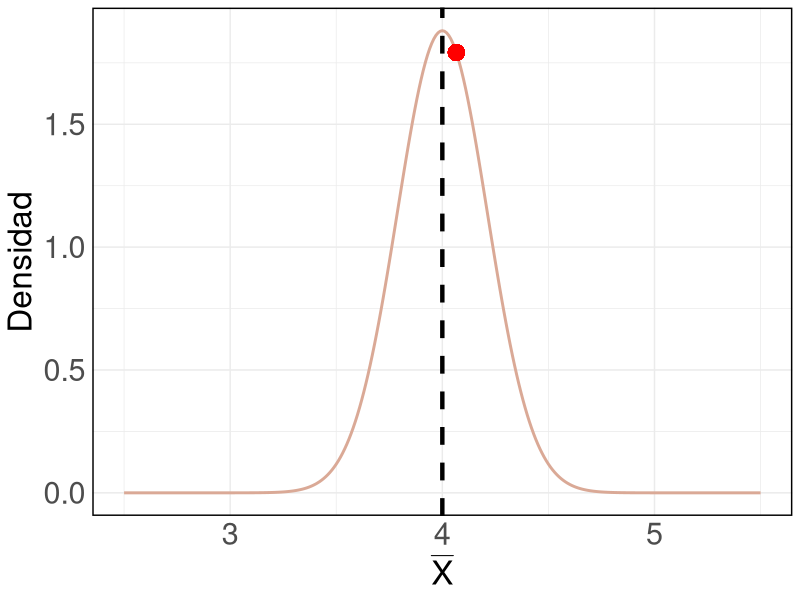
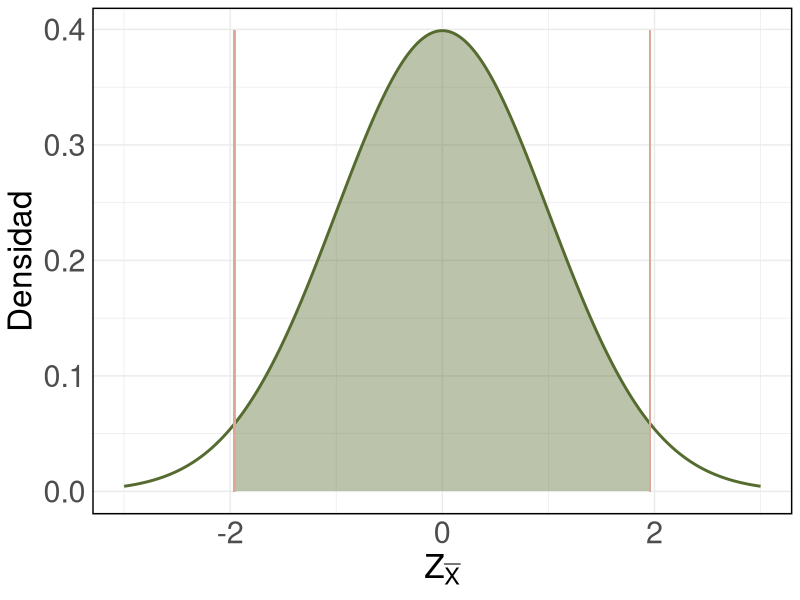
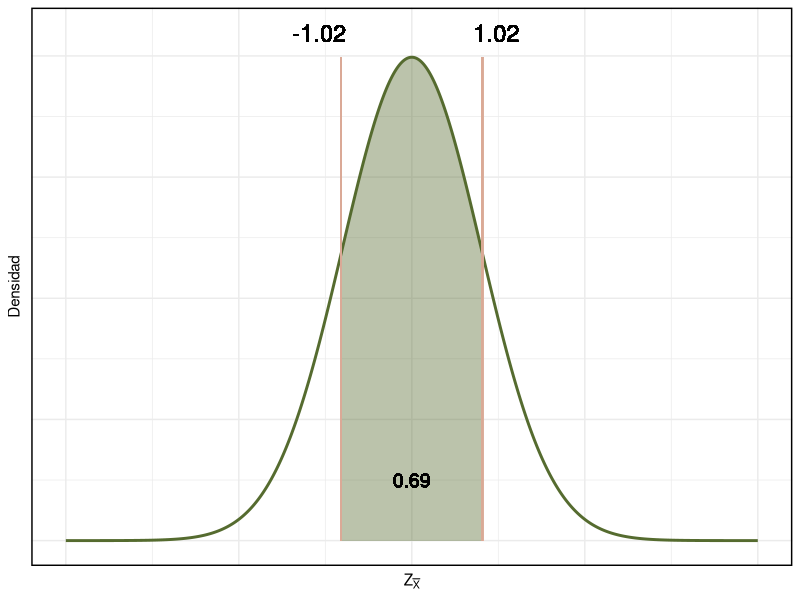
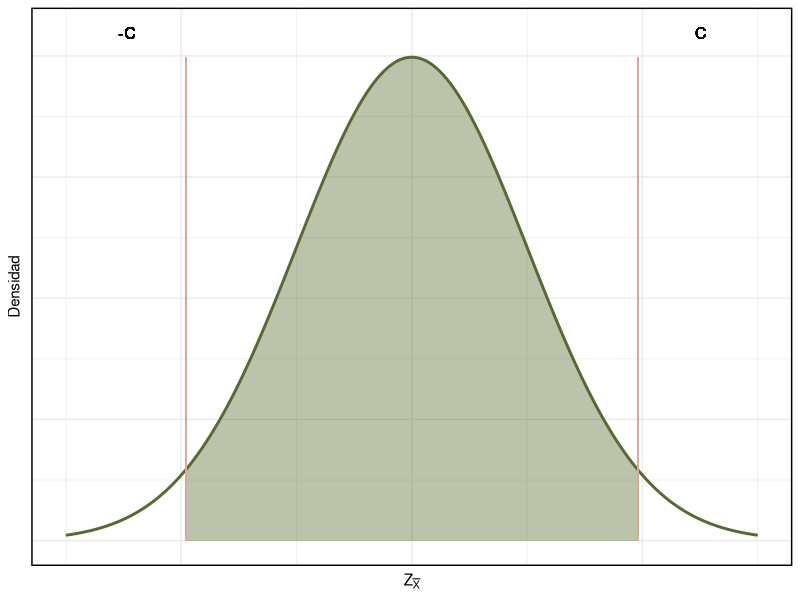

Write R code to recreate these figures, in order.
## ---- chunk 1
library("tidyverse")
set.seed(1234)
x_poblacion <- tibble(x = rnorm(n=10^6, mean=4, sd=3))
mi_muestra <- sample_n(x_poblacion, size=200, replace = TRUE)
## ---- chunk 2

library(ggplot2)

set.seed(5001)

# Color definitions
primary_color   <- "#DAA996"
secondary_color <- "#556B2F"
third_color     <- "#FFD700" 

# Create the normal distribution data
x_values <- seq(2.5, 5.5, by = 0.01)
y_values <- dnorm(x_values, mean = 4, sd = 3/sqrt(200))
normal_data <- data.frame(x = x_values, y = y_values)

# Create the ggplot
normal_distribution_plot <- ggplot(normal_data, aes(x = x, y = y)) +
  geom_line(color = primary_color, size = 1) +
  geom_vline(xintercept = 4, linetype = "dashed", size=1.5) +
  #annotate("text", x = 4.2, y = 0.25, label = expression(mu), size = 12) +
  geom_point(aes(x=mean(mi_muestra$x),y=dnorm(mean(mi_muestra$x), mean = 4, sd = 3/sqrt(200))), size=5, colour="red") +
  labs(
       x = expression(bar(X)),
       y = "Densidad") +
  
  theme_minimal() +
  theme(
    plot.title = element_text(face = "bold", size = 20),
    axis.text.y = element_text(size = 22),
    axis.text.x = element_text(size = 22),
    axis.title.y = element_text(size = 24),
    axis.title.x = element_text(size = 24),
    panel.border = element_rect(color = "black", fill = NA, linewidth = 1)
  )

# Display the plot
print(normal_distribution_plot)
## ---- chunk 3

# Create the normal distribution data
x_values <- seq(-3, 3, by = 0.01)
y_values <- dnorm(x_values)
normal_data <- data.frame(x = x_values, y = y_values)

# Define the alpha level (e.g., 0.05 for 95% confidence)
alpha <- 0.05

# Create the ggplot
normal_distribution_plot <- ggplot(normal_data, aes(x = x, y = y)) +
  geom_line(color = secondary_color, size = 1) +
  
  # Add a shaded central 95% area
  geom_ribbon(data = normal_data %>% 
                filter(x >= qnorm(alpha / 2) & x <= qnorm(1 - alpha / 2)),
              aes(x = x, ymin = 0, ymax = y),
              fill = secondary_color, alpha = 0.4) +
  
  # Add vertical segments at the borders of the central area
  geom_segment(x = qnorm(alpha / 2), xend = qnorm(alpha / 2),
               y = 0, yend = max(normal_data$y),
               color = primary_color) +
  geom_segment(x = qnorm(1 - alpha / 2), xend = qnorm(1 - alpha / 2),
               y = 0, yend = max(normal_data$y),
               color = primary_color) +
  # Add annotations "LI" and "LS" next to the vertical segments
  labs(
    x = expression(Z[bar(X)]),
    y = "Densidad") +

  theme_minimal() +
  theme(
    plot.title = element_text(face = "bold", size = 20),
    axis.text.y = element_text(size = 22),
    axis.text.x = element_text(size = 22),
    axis.title.y = element_text(size = 24),
    axis.title.x = element_text(size = 24),
    panel.border = element_rect(color = "black", fill = NA, linewidth = 1)
  )

# Display the plot
print(normal_distribution_plot)

## ---- chunk 4

# Create the normal distribution data
x_values <- seq(-5, 5, by = 0.01)
y_values <- dnorm(x_values, mean = 0, sd = 1)  # Standard normal distribution
normal_data <- data.frame(x = x_values, y = y_values)

# Define the alpha level (e.g., 0.05 for 95% confidence)
alpha <- 0.05

# Calculate Z values for the shaded area
z_lower <- -1.02041
z_upper <- 1.02041

# Create the ggplot
normal_distribution_plot <- ggplot(normal_data, aes(x = x, y = y)) +
  geom_line(color = secondary_color, size = 1) +
  
  # Add a shaded central area
  geom_ribbon(data = normal_data %>% 
                filter(x >= z_lower & x <= z_upper),
              aes(x = x, ymin = 0, ymax = y),
              fill = secondary_color, alpha = 0.4) +
  
  # Add vertical segments at the borders of the central area
  geom_segment(x = z_lower, xend = z_lower,
               y = 0, yend = max(normal_data$y),
               color = primary_color) +
  geom_segment(x = z_upper, xend = z_upper,
               y = 0, yend = max(normal_data$y),
               color = primary_color) +
  
  # Add annotations "LI" and "LS" next to the vertical segments
  geom_text(aes(x = z_lower - 0.4, y = max(normal_data$y) + 0.02, label = "-1.02"),
            size = 6, hjust = 0.4) +
  geom_text(aes(x = z_upper + 0.6, y = max(normal_data$y) + 0.02, label = "1.02"),
            size = 6, hjust = 1.1) +
  
  # Add probability calculation annotation
  geom_text(aes(x = 0, y = 0.05, label = "0.69"), size = 5) +
  
  labs(
    x = expression(Z[bar(X)]),
    y = "Densidad",
  ) +
  theme_minimal() +
  theme(
    plot.title = element_text(face = "bold", size = 20),
    axis.text = element_blank(),  
    axis.ticks = element_blank(),  
    panel.border = element_rect(color = "black", fill = NA, linewidth = 1)
  )

# Display the plot
print(normal_distribution_plot)

## ---- chunk 5

# Create the normal distribution data
x_values <- seq(-3, 3, by = 0.01)
y_values <- dnorm(x_values)
normal_data <- data.frame(x = x_values, y = y_values)

# Define the alpha level (e.g., 0.05 for 95% confidence)
alpha <- 0.05

# Create the ggplot
normal_distribution_plot <- ggplot(normal_data, aes(x = x, y = y)) +
  geom_line(color = secondary_color, size = 1) +
  
  # Add a shaded central 95% area
  geom_ribbon(data = normal_data %>% 
                filter(x >= qnorm(alpha / 2) & x <= qnorm(1 - alpha / 2)),
              aes(x = x, ymin = 0, ymax = y),
              fill = secondary_color, alpha = 0.4) +
  
  # Add vertical segments at the borders of the central area
  geom_segment(x = qnorm(alpha / 2), xend = qnorm(alpha / 2),
               y = 0, yend = max(normal_data$y),
               color = primary_color) +
  geom_segment(x = qnorm(1 - alpha / 2), xend = qnorm(1 - alpha / 2),
               y = 0, yend = max(normal_data$y),
               color = primary_color) +
  
  # Add annotations "LI" and "LS" next to the vertical segments
  geom_text(aes(x = qnorm(alpha / 2) - 0.6, y = max(normal_data$y) + 0.02, label = "-C"),
            size = 4, hjust = -0.1) +
  geom_text(aes(x = qnorm(1 - alpha / 2) + 0.6, y = max(normal_data$y) + 0.02, label = "C"),
            size = 4, hjust = 1.1) +
  
  labs(
    x = expression(Z[bar(X)]),
    y = "Densidad") +
  
  # Annotate in the middle as 1 - alpha (in math)
  #annotate("text", x = 0, y = 0.1, label = expression(1 - alpha), size = 9) +
  
  theme_minimal() +
  theme(
    plot.title = element_text(face = "bold", size = 20),
    axis.text = element_blank(),  
    axis.ticks = element_blank(),  
    panel.border = element_rect(color = "black", fill = NA, linewidth = 1)
  )

# Display the plot
print(normal_distribution_plot)
